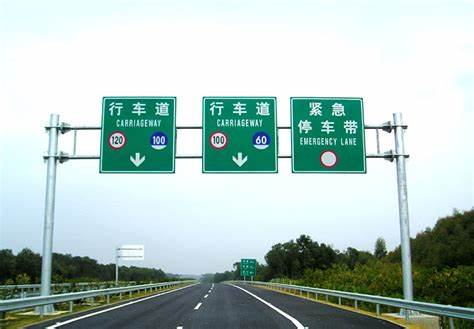
//> input picture 标识牌识别/sign_1.jpg, 474 x 329 px
$ ./signExtract sign_1.jpg   (built with g++ and OpenCV 4)
//> lines starting //> are read from the running program, lines starting //| are printed output that depends on the picture; after the words box and inside, x2 and y2 are one past the last pixel; in counts of white or black regions, pixels touching at a corner belong together
#include <iostream>
#include <opencv2/opencv.hpp>

using namespace std;
using namespace cv;

int main(int argc, char** argv) {
    // 读取图像
    Mat image = imread(argv[1]);
//> image is the input picture: 329 rows x 474 cols, CV_8UC3; mean B, G, R 191.7, 196.2, 176.1
    if (image.empty()) {
        cout << "Error: Image cannot be loaded..!!" << endl;
        return -1;
    }

    // 转换为HSV颜色空间
    Mat hsv;
    cvtColor(image, hsv, COLOR_BGR2HSV);
//> hsv: 329 rows x 474 cols, CV_8UC3; mean H, S, V 68.7, 53.7, 198.6

    // 颜色过滤：提取绿色区域
    Mat mask;
    inRange(hsv, Scalar(35, 100, 100), Scalar(85, 255, 255), mask);  // 绿色范围
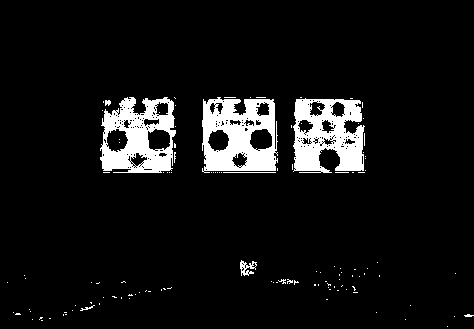
//> mask: 329 rows x 474 cols, CV_8UC1; 7.5% white; 121 white regions (113 under 20 px), largest, box (x1, y1, x2, y2) and area: (202, 97, 278, 173) 3927, (293, 98, 365, 173) 3690, (100, 97, 176, 173) 3551

    // 形态学操作：闭操作和开操作
    Mat morph;
    Mat kernel = getStructuringElement(MORPH_RECT, Size(5, 5));
    morphologyEx(mask, morph, MORPH_CLOSE, kernel);
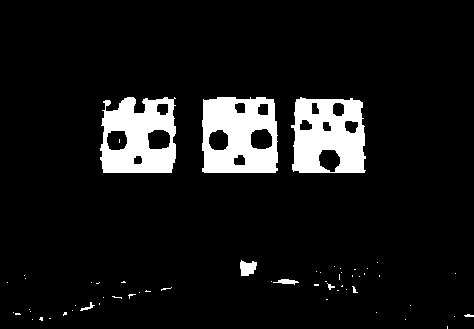
//> morph: 329 rows x 474 cols, CV_8UC1; 8.7% white; 59 white regions (50 under 20 px), largest, box (x1, y1, x2, y2) and area: (202, 97, 278, 173) 4533, (291, 97, 366, 173) 4295, (100, 97, 176, 173) 4210
    morphologyEx(morph, morph, MORPH_OPEN, kernel);
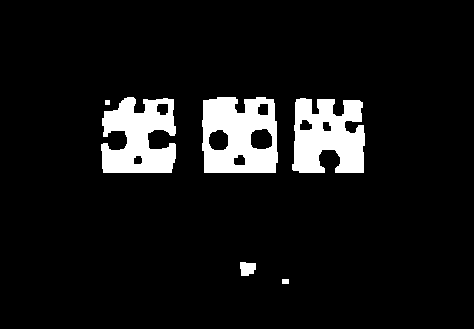
//> morph: 329 rows x 474 cols, CV_8UC1; 8.3% white; 6 white regions, box (x1, y1, x2, y2) and area: (202, 97, 278, 173) 4490, (292, 98, 365, 173) 4169, (101, 97, 176, 173) 4094, (240, 262, 256, 276) 185, (282, 279, 289, 284) 35, (105, 100, 110, 105) 25

    // 边缘检测
    Mat edges;
    Canny(morph, edges, 100, 50);
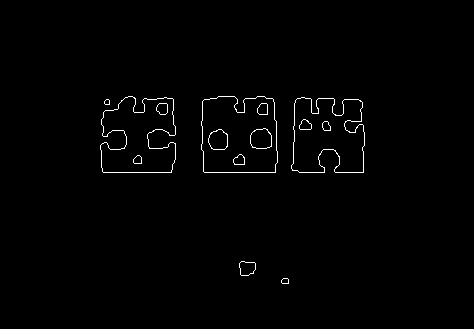
//> edges: 329 rows x 474 cols, CV_8UC1; 1% white in thin lines or dots, all inside (x1, y1, x2, y2) = (100, 96, 365, 284)

    // 轮廓检测
    vector<vector<Point>> contours;
    vector<Vec4i> hierarchy;
    findContours(edges, contours, hierarchy, RETR_TREE, CHAIN_APPROX_SIMPLE);
//> contours = 28 contours; largest, box (x1, y1, x2, y2) and area: (201, 96, 278, 173) 5353, (201, 96, 278, 173) 5350, (291, 97, 365, 173) 4318, (291, 97, 365, 173) 4304, (100, 96, 176, 173) 4241

    // 绘制轮廓的边框
    for (size_t i = 0; i < contours.size(); i++) {
        // 计算轮廓的边界框
        Rect boundingBox = boundingRect(contours[i]);

        // 筛选条件：根据边界框的宽高比和面积等条件筛选
        double aspectRatio = (double)boundingBox.width / boundingBox.height;
        double area = contourArea(contours[i]);

        // 示例筛选条件：面积大于100，宽高比在0.8到1.2之间
        if (area > 500 && aspectRatio > 0.8 && aspectRatio < 1.2) {
            // 绘制轮廓的边框
            rectangle(image, boundingBox, Scalar(0, 0, 255), 2);
        }
    }
//> this loop made 28 passes
//> (boundingBox, aspectRatio, area) on passes 1 to 12: (Rect(281, 278, 8, 6), 1.33, 32), (Rect(281, 278, 8, 6), 1.33, 31.5), (Rect(239, 261, 17, 15), 1.13, 185), (Rect(239, 261, 17, 15), 1.13, 184.5), (Rect(104, 99, 6, 6), 1, 22), (Rect(104, 99, 6, 6), 1, 21.5), (Rect(291, 97, 74, 76), 0.974, 4318.5), (Rect(291, 97, 74, 76), 0.974, 4303.5), (Rect(322, 121, 9, 10), 0.9, 58.5), (Rect(322, 121, 9, 10), 0.9, 58), (Rect(299, 119, 13, 11), 1.18, 92), (Rect(299, 119, 13, 11), 1.18, 90.5)
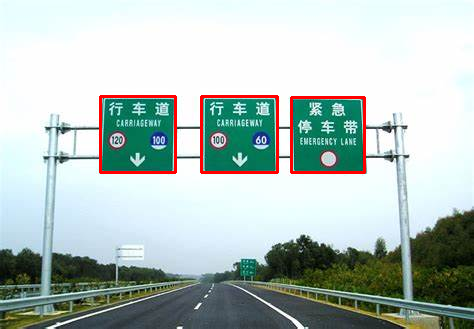
//> image: 329 rows x 474 cols, CV_8UC3; 1.73% of pixels changed, all inside (x1, y1, x2, y2) = (99, 95, 366, 174)

    // 显示结果
    imshow("Sign Detection", image);
    waitKey(0);

    return 0;
}
